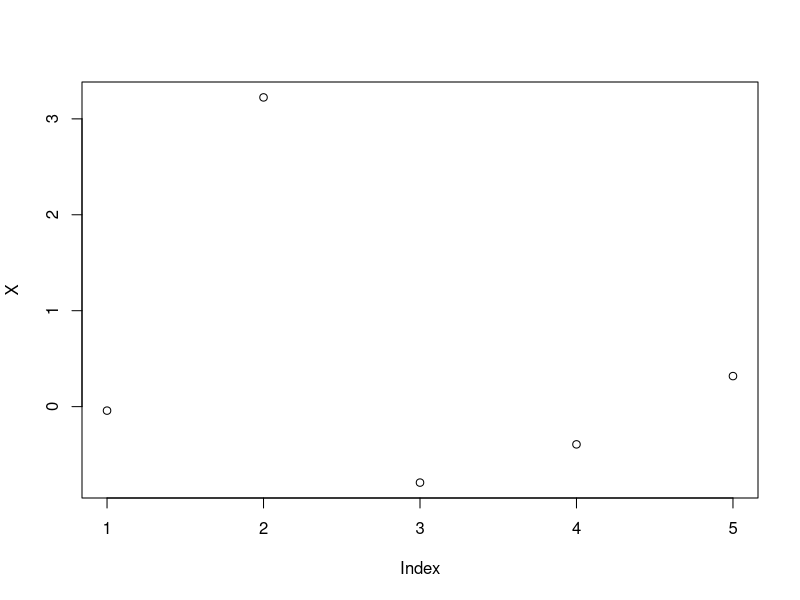
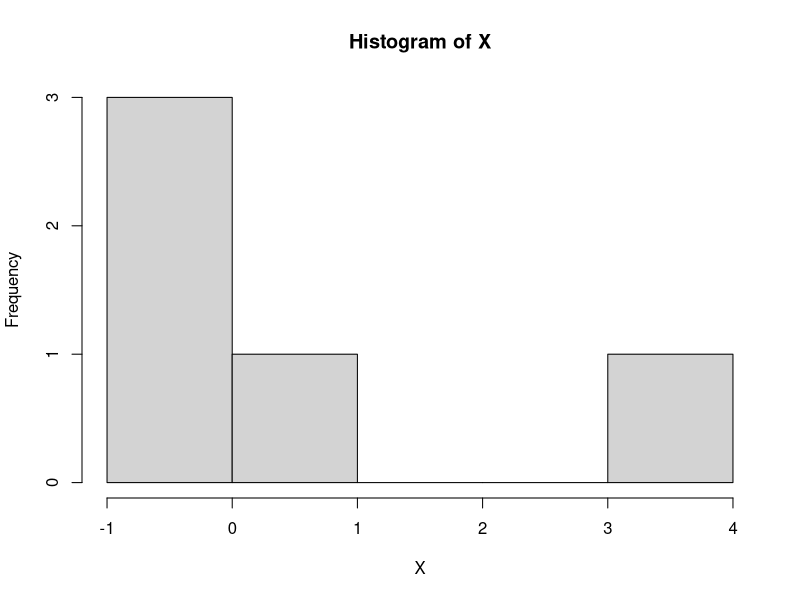
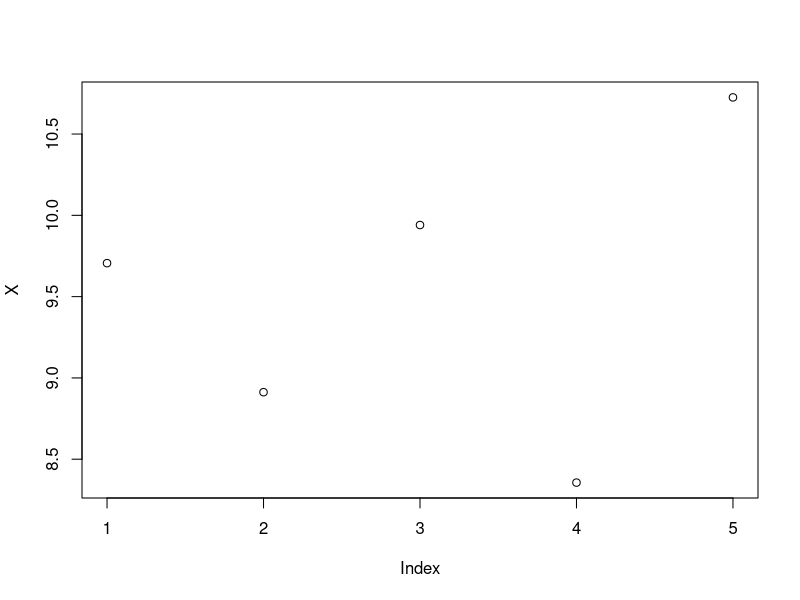
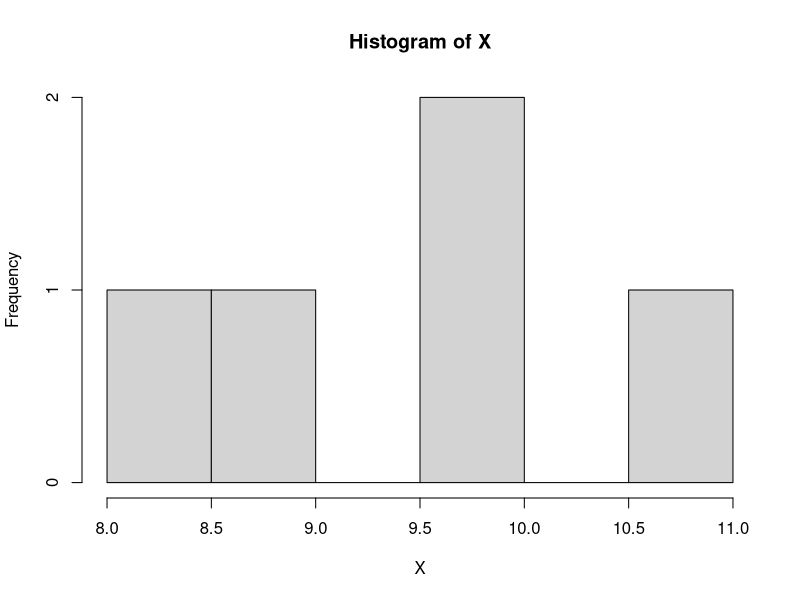
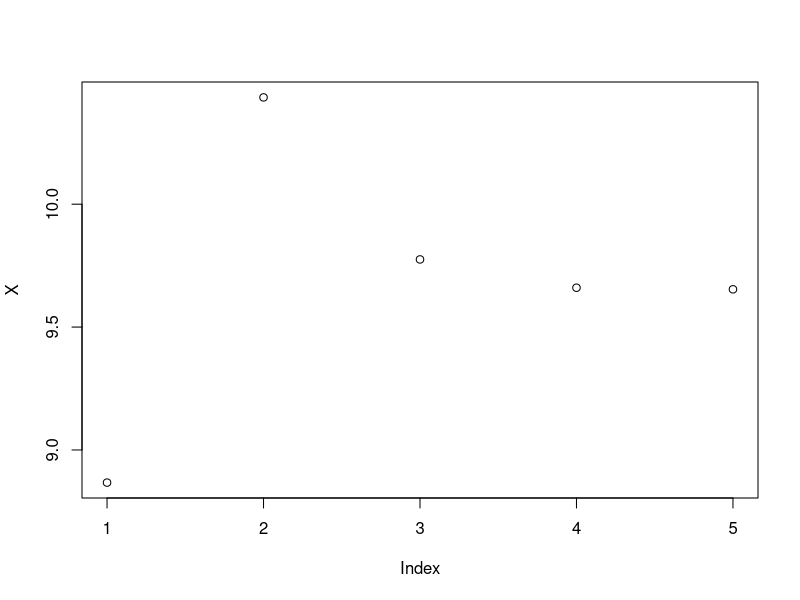
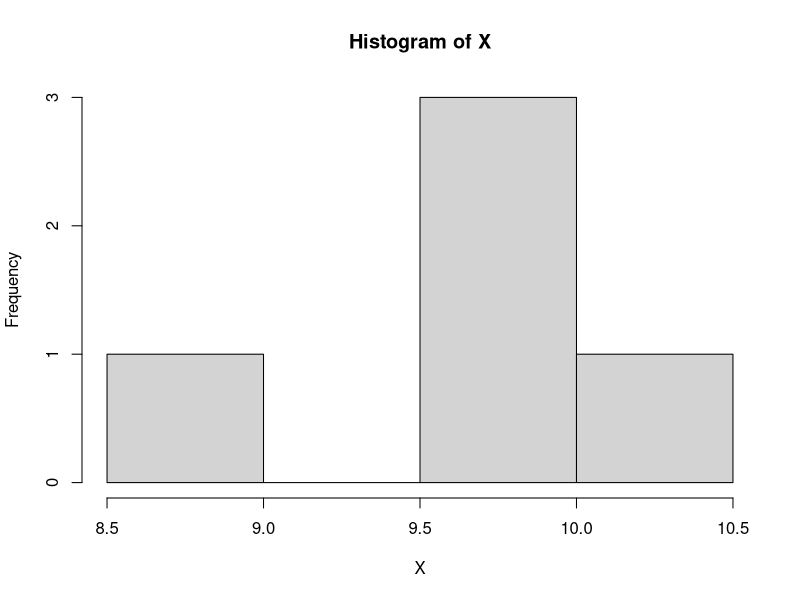
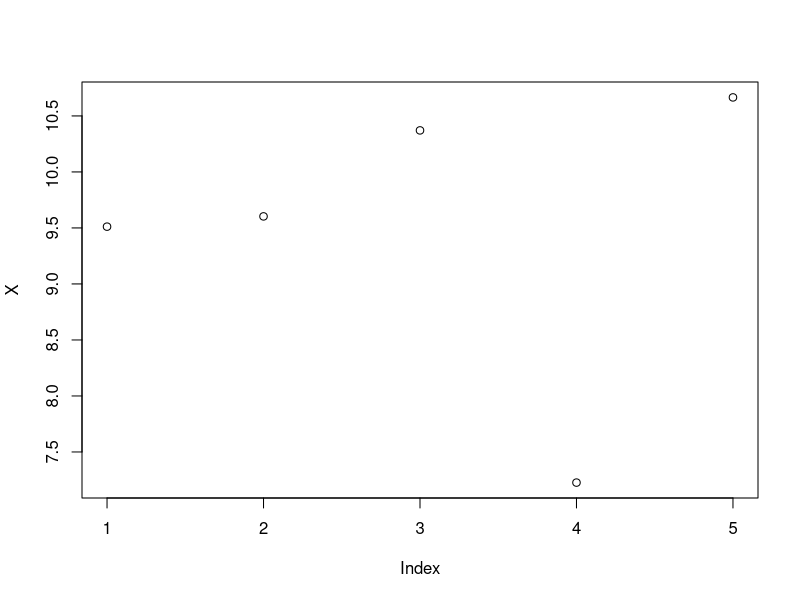
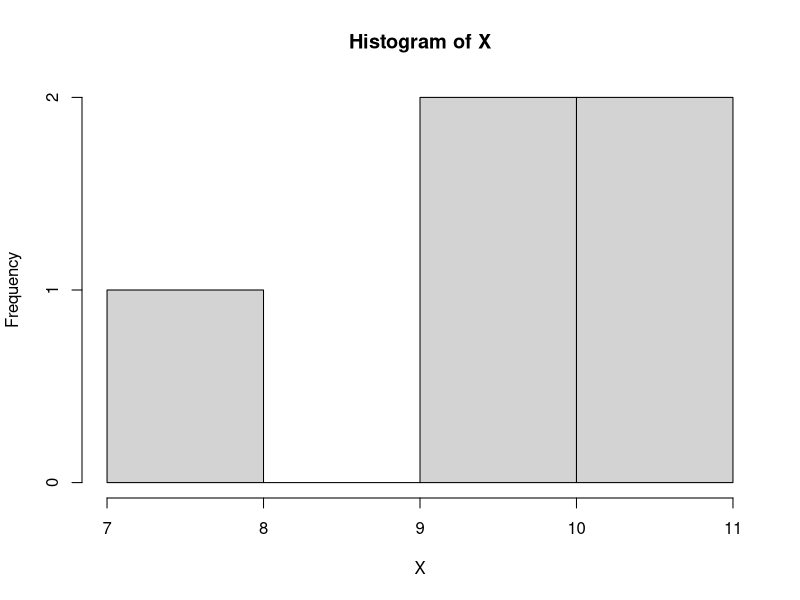

R code for these plots, in order:
N <-100000
a <-rnorm(N)
b <- rnorm(N)
c<- a * b
c
# Generate 5 random numbers from a standard normal distribution
X <- rnorm(5)
print("Random numbers from a standard normal distribution (mean=0, sd=1):")
plot(X)
hist(X)

# Generate 5 random numbers with mean 10 and sd 1
X <- rnorm(5, 10, 1)
print("Random numbers from N(mean=10, sd=1):")
plot(X)
hist(X)

# Another method to specify mean without explicitly stating it
X <- rnorm(5, 10)
print("Random numbers from N(mean=10, sd=1) using shorthand:")
plot(X)
hist(X)

# Explicitly specifying mean and sd
X <- rnorm(5, mean=10, sd=1)
print("Random numbers from N(mean=10, sd=1) with named arguments:")
plot(X)
hist(X)

# Reversing the order of named arguments
X <- rnorm(5, sd=1, mean=10)
plot(X)
hist(X)

# Specify only sd with default mean = 0
X <- rnorm(5, sd=1)
print("Random numbers from N(mean=0, sd=1) with explicit sd only:")
plot(X)
hist(X)

# Final print statement after all reassignments
print("Final content of X:")
plot(X)
hist(X)

# Generate the vector of numbers
x <-rnorm(100000)
# count how many are between -1 and 1
count <- 0
for (i in x)
if (i>-1 & i<1)
  count <- count+1
# Get and print the percentage, should be around 68%
percent <- count/length(x)
percent
x <-rnorm(80000)
plot(x)
hist(x)
head(x)
tail(x)
range(x)
summary(x)
boxplot(x)